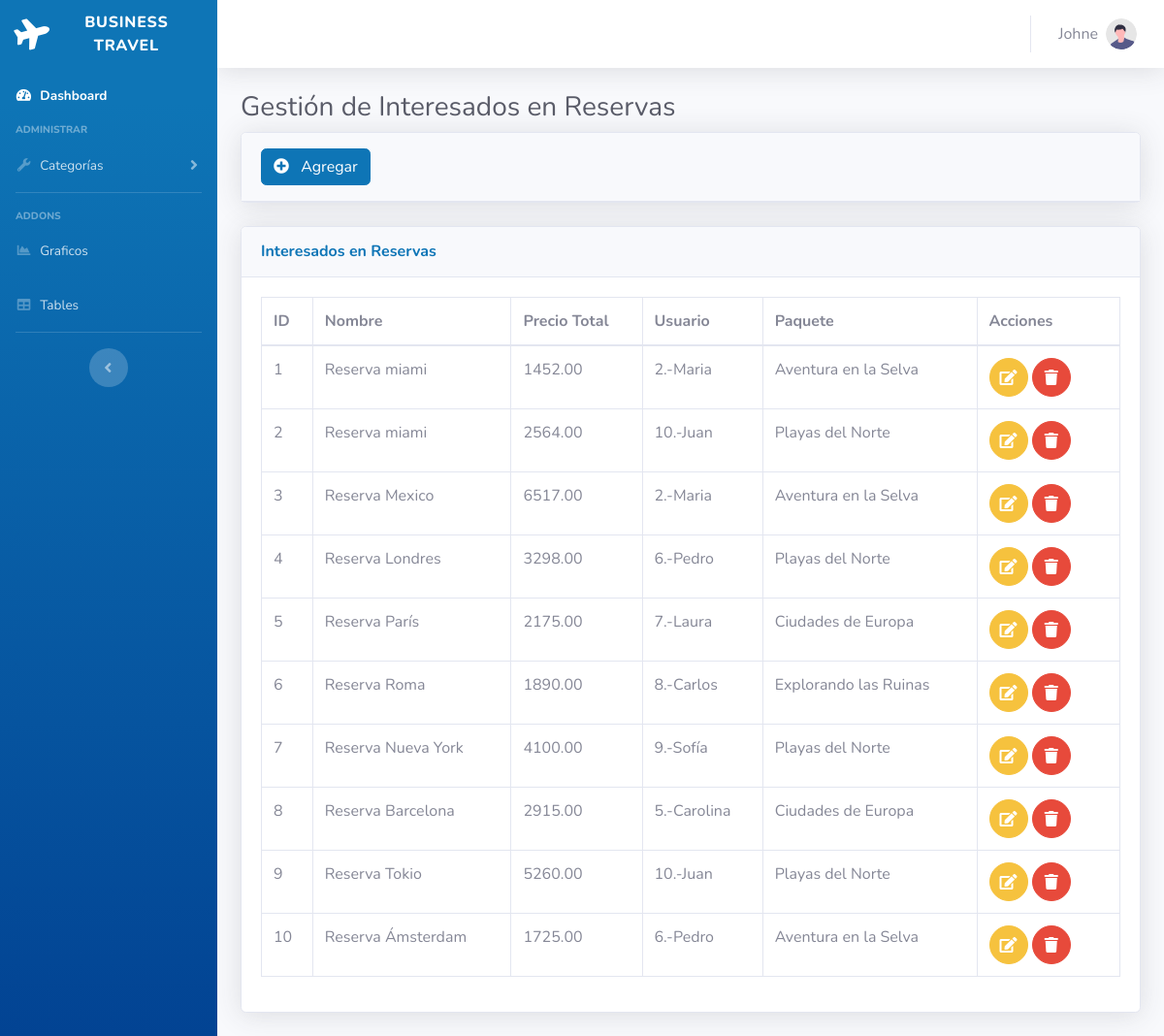
/MainController.php?action=interesado-index (signed in), run on the app's committed database.
### tables this page shows
CREATE TABLE IF NOT EXISTS `reservainteresados` (
  `id` int NOT NULL AUTO_INCREMENT,
  `nombre` varchar(50) NOT NULL,
  `precioTotal` decimal(10,2) NOT NULL,
  `fkidUsuario` int NOT NULL,
  `fkidServicio` int NOT NULL,
  PRIMARY KEY (`id`),
  KEY `FK_paqueteturistico_usuarios` (`fkidUsuario`),
  KEY `FK_paqueteturistico_servicio` (`fkidServicio`),
  CONSTRAINT `FK_paqueteturistico_usuarios` FOREIGN KEY (`fkidUsuario`) REFERENCES `usuarios` (`id`) ON DELETE CASCADE ON UPDATE CASCADE,
  CONSTRAINT `FK_reservainteresados_paqueteturistico` FOREIGN KEY (`fkidServicio`) REFERENCES `paqueteturistico` (`id`) ON DELETE CASCADE ON UPDATE CASCADE
);

CREATE TABLE IF NOT EXISTS `paqueteturistico` (
  `id` int NOT NULL AUTO_INCREMENT,
  `nombre` varchar(50) NOT NULL DEFAULT '',
  `direccion` varchar(50) NOT NULL,
  `duracion` int NOT NULL,
  `preciototal` double NOT NULL,
  `imagen` varchar(50) NOT NULL,
  PRIMARY KEY (`id`)
);

### Controller/ReservaInteresadoController.php (called while the page is built, shortened)
<?php
require_once 'Model/ReservaInteresado.php';
require_once 'Model/Dao/ReservaInteresadoDAO.php';
require_once 'Model/Dao/PaqueteTuristicoDAO.php';
class ReservaInteresadoController {
    private $reservaInteresadoDao;
    private $paqueteTuristicoDAO;
    public function __construct() {
        $this->reservaInteresadoDao = new reservaInteresadoDAO();
        $this->paqueteTuristicoDAO = new PaqueteTuristicoDAO();
    }
    public function index() {
        $reservainteresados = $this->reservaInteresadoDao->getAllReservaInteresados();
        foreach($reservainteresados as $reservainteresado):
            $paquete=$this->paqueteTuristicoDAO->getPaqueteTuristicoById($reservainteresado->getFkidServicio());
        endforeach;
        include 'View/ReservaInteresado/index.php';
    }
}
?>

### Model/Dao/ReservaInteresadoDAO.php (called while the page is built, shortened)
<?php
require_once 'db_connect.php';
require_once 'Model/ReservaInteresado.php';
class ReservaInteresadoDAO implements ReservaInteresadoDaoInterface {
    public function getAllReservaInteresados() {
        global $conn;
        $query = "SELECT * FROM reservainteresados";
        $result = $conn->query($query);
        $reservainteresados = array();
        if ($result->num_rows > 0) {
            while ($row = $result->fetch_assoc()) {
                $reservainter = new ReservaInteresado();
                $reservainter->setId($row['id']);
                $reservainter->setNombre($row['nombre']);
                $reservainter->setprecioTotal($row['precioTotal']);
                $reservainter->setFkidUsuario($row['fkidUsuario']);
                $reservainter->setFkidServicio($row['fkidServicio']);
                $reservainteresados[] = $reservainter;
            }
        }
        return $reservainteresados;
    }
}
?>

### Model/ReservaInteresado.php (called while the page is built)
<?php
class ReservaInteresado
{
    private $id;
    private $nombre;
    private $precioTotal;
    private $fkidUsuario;
    private $fkidServicio;
    public function getId()
    {
        return $this->id;
    }
    public function setId($id)
    {
        $this->id=$id;
    }
    public function getNombre()
    {
        return $this->nombre;
    }
    public function setNombre($nombre)
    {
        $this->nombre = $nombre;
    }
    public function getPrecioTotal()
    {
        return $this->precioTotal;
    }
    public function setPrecioTotal($precioTotal)
    {
        $this->precioTotal = $precioTotal;
    }
    public function getFkidUsuario()
    {
        return $this->fkidUsuario;
    }
    public function setFkidUsuario($fkidUsuario)
    {
        $this->fkidUsuario = $fkidUsuario;
    }
    public function getFkidServicio()
    {
        return $this->fkidServicio;
    }
    public function setFkidServicio($fkidServicio)
    {
        $this->fkidServicio = $fkidServicio;
    }
}

### Model/Dao/PaqueteTuristicoDAO.php (called while the page is built, shortened)
<?php
require_once 'db_connect.php';
class PaqueteTuristicoDAO implements PaqueteTuristicoDaoInterface
{
    public function getPaqueteTuristicoById($id)
    {
        global $conn;
        $query = "SELECT * FROM paqueteturistico WHERE id='$id'";
        $result = $conn->query($query);
        if ($result->num_rows > 0) {
            $row = $result->fetch_assoc();
            $paquete = new PaqueteTuristico();
            $paquete->setId($row['id']);
            $paquete->setNombre($row['nombre']);
            $paquete->setDireccion($row['direccion']);
            $paquete->setDuracion($row['duracion']);
            $paquete->setImagen($row['imagen']);
            $paquete->setPrecioTotal($row['preciototal']);
            return $paquete;
        }
        return null;
    }
}

### View/ReservaInteresado/index.php (the view, shortened to what this page needs)
<!DOCTYPE html>
<html lang="en">
<head>
    <link href="View/static/vendor/fontawesome-free/css/all.min.css" rel="stylesheet" type="text/css">
    <link href="View/static/css/sb-admin-2.min.css" rel="stylesheet">
</head>
<body id="page-top">
    <div id="wrapper">
        <?php
        include 'View/header/lateralDashboard.php';
        ?>
        <div id="content-wrapper" class="d-flex flex-column">
            <div id="content">
                <?php
                include 'View/header/headerDashboard.php';
                ?>
                <div class="container-fluid">
                    <h1 class="h3 mb-2 text-gray-800">Gestión de Interesados en Reservas</h1>
                    <div class="card shadow mb-4">
                        <div class="card-header py-3 d-flex align-items-center">
                            <a href="MainController.php?action=interesado-add" class="text-decoration-none">
                                <div class="d-flex align-items-center">
                                    <button class="btn btn-primary">
                                        <i class="fas fa-plus-circle mr-2"></i>
                                        Agregar
                                    </button>
                                </div>
                            </a>
                        </div>
                    </div>
                    <div class="card shadow mb-4">
                        <div class="card-header py-3">
                            <h6 class="m-0 font-weight-bold text-primary">Interesados en Reservas</h6>
                        </div>
                        <div class="card-body">
                            <div class="table-responsive">
                                <table class="table table-bordered" id="dataTable" width="100%" cellspacing="0">
                                    <thead>
                                        <tr>
                                            <th>ID</th>
                                            <th>Nombre</th>
                                            <th>Precio Total</th>
                                            <th>Usuario</th>
                                            <th>Paquete</th>
                                            <th>Acciones</th>
                                        </tr>
                                    </thead>
                                    <tbody>
                                        <?php foreach ($reservainteresados as $reservainteresado) : ?>
                                            <tr>
                                                <td><?php echo $reservainteresado->getId(); ?></td>
                                                <td><?php echo $reservainteresado->getNombre(); ?></td>
                                                <td><?php echo $reservainteresado->getPrecioTotal(); ?></td>
                                                <td><?php echo $reservainteresado->getFkIdUsuario(); ?></td>
                                                <td><?php echo $reservainteresado->getFkIdServicio(); ?></td>
                                                <td class="col-2">
                                                    <a href="MainController.php?action=interesado-edit&id=<?php echo $reservainteresado->getId(); ?>" class="btn btn-warning btn-circle">
                                                        <i class="fas fa-edit"></i>
                                                    </a>
                                                    <a class="btn btn-danger btn-circle delete-button" data-id="<?php echo $reservainteresado->getId(); ?>">
                                                        <i class="fas fa-trash"></i>
                                                    </a>
                                                </td>
                                            </tr>
                                        <?php endforeach; ?>
                                    </tbody>
                                </table>
                            </div>
                        </div>
                    </div>
                </div>
            </div>
        </div>
    </div>
</body>
</html>

### data on the page
reservainteresados: id "1", nombre "Reserva miami", precioTotal "1452.00", FkIdUsuario "2.-Maria", fkidServicio.nombre "Aventura en la Selva"
reservainteresados: id "2", nombre "Reserva miami", precioTotal "2564.00", FkIdUsuario "10.-Juan", fkidServicio.nombre "Playas del Norte"
reservainteresados: id "3", nombre "Reserva Mexico", precioTotal "6517.00", FkIdUsuario "2.-Maria", fkidServicio.nombre "Aventura en la Selva"
reservainteresados: id "4", nombre "Reserva Londres", precioTotal "3298.00", FkIdUsuario "6.-Pedro", fkidServicio.nombre "Playas del Norte"
reservainteresados: id "5", nombre "Reserva París", precioTotal "2175.00", FkIdUsuario "7.-Laura", fkidServicio.nombre "Ciudades de Europa"
reservainteresados: id "6", nombre "Reserva Roma", precioTotal "1890.00", FkIdUsuario "8.-Carlos", fkidServicio.nombre "Explorando las Ruinas"
reservainteresados: id "7", nombre "Reserva Nueva York", precioTotal "4100.00", FkIdUsuario "9.-Sofía", fkidServicio.nombre "Playas del Norte"
reservainteresados: id "8", nombre "Reserva Barcelona", precioTotal "2915.00", FkIdUsuario "5.-Carolina", fkidServicio.nombre "Ciudades de Europa"
reservainteresados: id "9", nombre "Reserva Tokio", precioTotal "5260.00", FkIdUsuario "10.-Juan", fkidServicio.nombre "Playas del Norte"
reservainteresados: id "10", nombre "Reserva Ámsterdam", precioTotal "1725.00", FkIdUsuario "6.-Pedro", fkidServicio.nombre "Aventura en la Selva"

### other printed values
$_SESSION['nombre'] "Johne"
